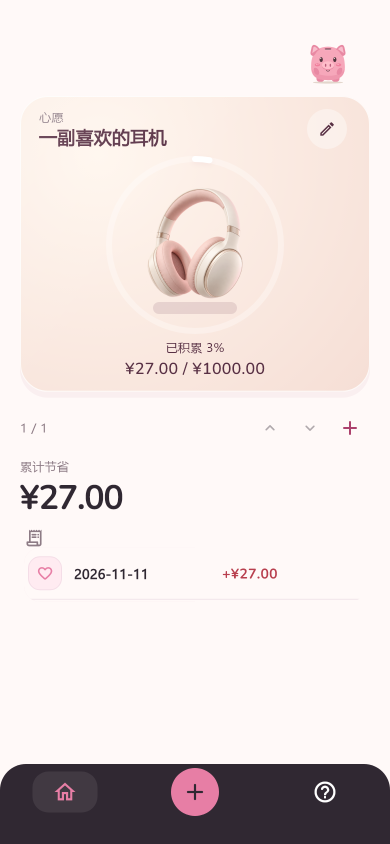
#> input picture website/assets/home.png, 780 x 1688 px, found by its file name (shown at 1/2 size)
$ python render.py
#> lines starting #> are read from the running program, lines starting #| are printed output that depends on the picture
"""独立宣传视频工程；只读取公开演示截图，不修改应用。"""
from pathlib import Path
import math, subprocess, wave, json
import numpy as np
from PIL import Image, ImageDraw, ImageFont, ImageFilter
import imageio_ffmpeg

ROOT = Path(__file__).resolve().parents[2]
OUT = Path(__file__).resolve().parent
W,H,FPS,DURATION = 720,1280,24,32
INK='#49343f'; MUTED='#927d87'; PINK='#d96691'; CREAM='#fffaf7'
font_path='C:/Windows/Fonts/msyh.ttc'
bold_path='C:/Windows/Fonts/msyhbd.ttc'
def font(n,b=False): return ImageFont.truetype(bold_path if b else font_path,n)
home=Image.open(ROOT/'docs/public/home.png').convert('RGB')
calc=Image.open(ROOT/'docs/public/calculator.png').convert('RGB')
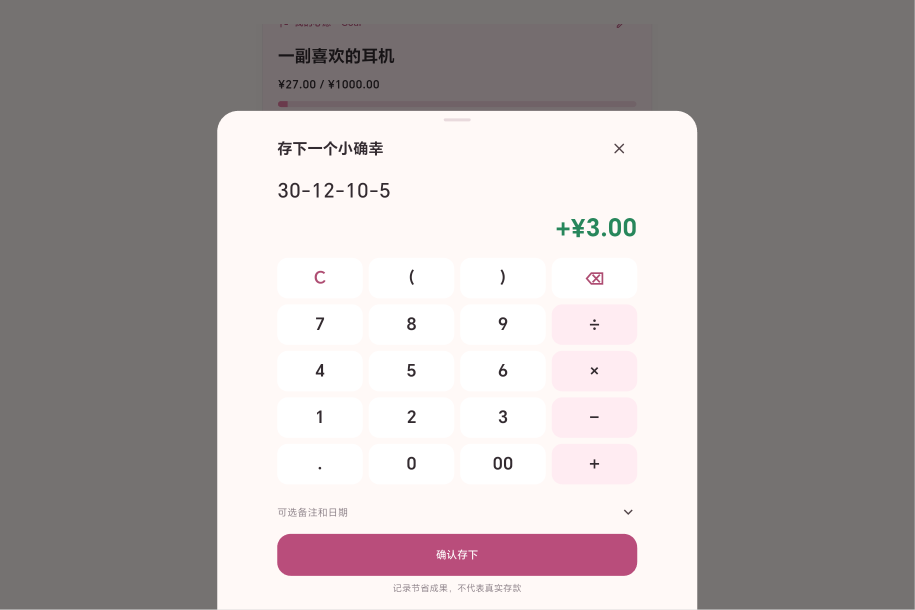
#> input picture docs/screenshots/calculator.png, 1829 x 1220 px, found by its file name (shown at 1/2 size)
pig=home.crop((601,72,710,177)).resize((320,308),Image.Resampling.LANCZOS)
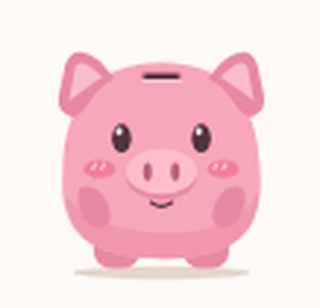
#> pig: PIL image 320x308 RGB; mean R, G, B 248.1, 213.7, 220.5
wish=home.crop((35,218,747,830))
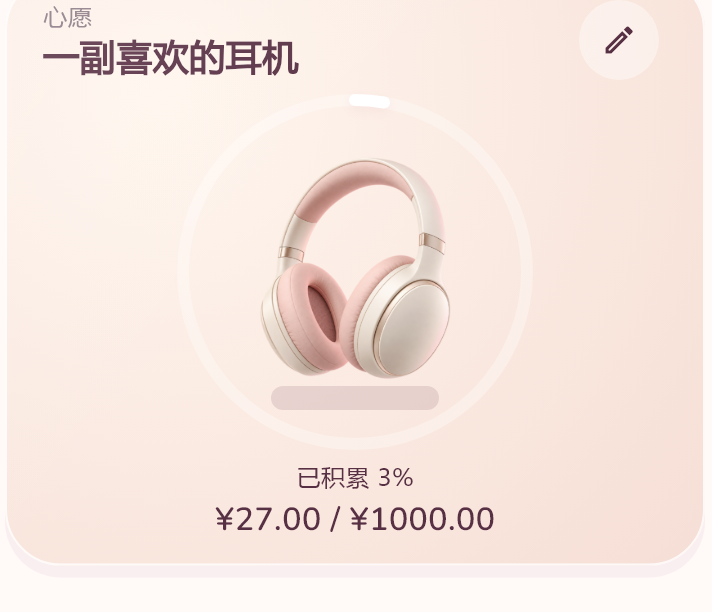
#> wish: PIL image 712x612 RGB; mean R, G, B 246.3, 230.7, 223.6
progress=home.crop((24,875,748,1247))
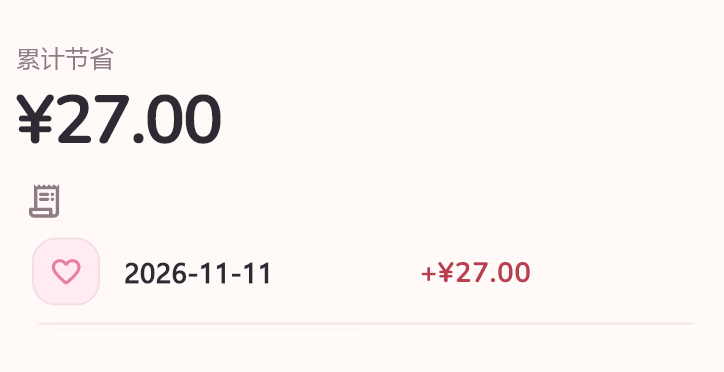
#> progress: PIL image 724x372 RGB; mean R, G, B 250.4, 243.6, 243.1

bg=Image.new('RGB',(W,H),CREAM)
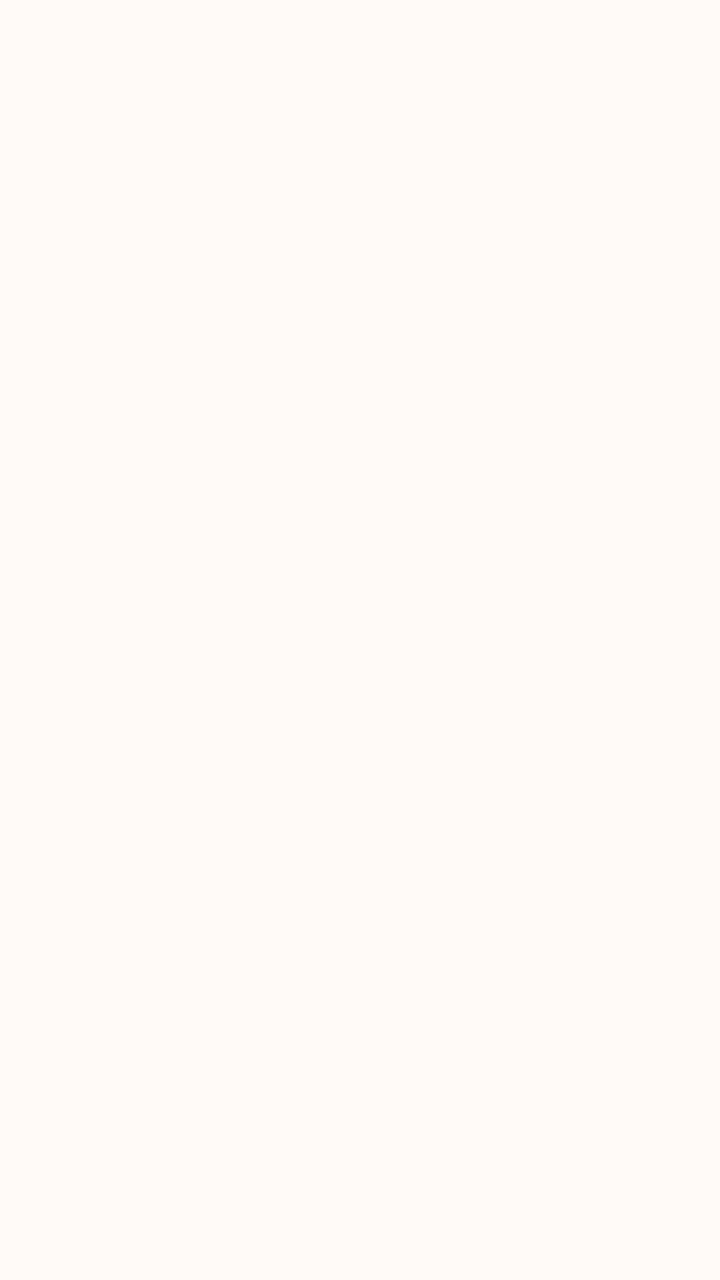
#> bg: PIL image 720x1280 RGB; mean R, G, B 255, 250, 247
glow=Image.new('RGBA',(W,H)); d=ImageDraw.Draw(glow)
#> after `glow = Image.new('RGBA', (W, H))`: glow: PIL image 720x1280 RGBA; every value is 0
d.ellipse((80,180,850,1000),fill=(249,196,209,105))
d.ellipse((-350,750,450,1500),fill=(249,218,187,90))
bg=Image.alpha_composite(bg.convert('RGBA'),glow.filter(ImageFilter.GaussianBlur(100))).convert('RGB')
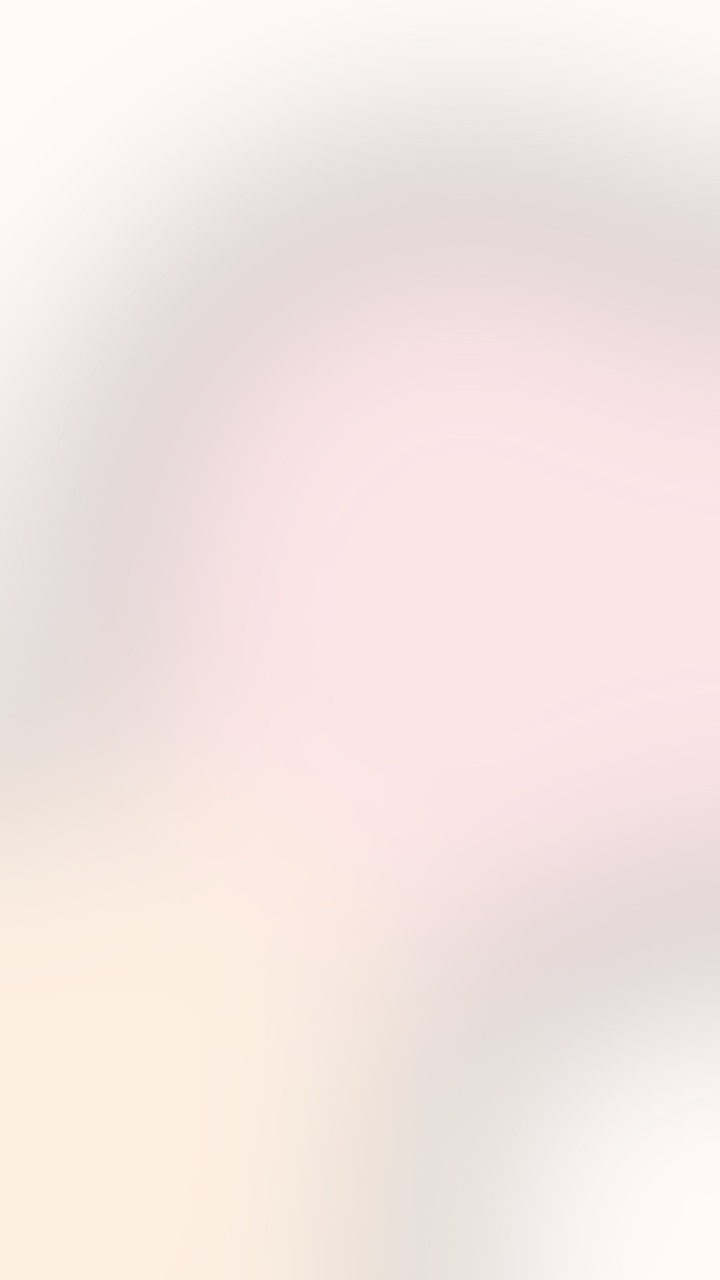
#> bg: PIL image 720x1280 RGB; mean R, G, B 243.9, 230.1, 227.5

# [12 lines left out: functions txt, rounded, card, not called in this run]
def ease(v): return 1-(1-max(0,min(1,v)))**3
def coin(im,x,y,r=20):
    dr=ImageDraw.Draw(im); dr.ellipse((x-r,y-r,x+r,y+r),fill='#efc777',outline='#dfb365',width=2)
    dr.line((x,y-r*.45,x,y+r*.45),fill='#fff2c9',width=3)
# [69 lines left out: functions base, phone, frame, not called in this run]

def audio():
    sr=44100; a=np.zeros((sr*DURATION,2),dtype=np.float64)
    def note(at,hz,length,vol,pan=0):
        n=int(length*sr); ts=np.arange(n)/sr
        env=(1-np.exp(-ts*45))*np.exp(-ts*2.1)*np.minimum(1,(length-ts)*8)
        tone=(np.sin(2*np.pi*hz*ts)+.20*np.sin(2*np.pi*hz*2*ts)+.06*np.sin(2*np.pi*hz*3*ts))*env*vol
        k=int(at*sr); n=min(n,len(a)-k)
        if n>0: a[k:k+n,0]+=tone[:n]*(1-pan*.3); a[k:k+n,1]+=tone[:n]*(1+pan*.3)
    # 原创 Cmaj7 / Am7 / Fmaj7 / Gsus 和弦分解及短旋律。
    chords=[[48,55,59,64],[45,52,55,60],[41,48,52,57],[43,50,55,60]]
    for beat in range(48):
        at=beat*2/3; chord=chords[(beat//6)%4]
        midi=chord[beat%4]; note(at,440*2**((midi-69)/12),1.8,.105,(-1)**beat)
        if beat%3==0: note(at,440*2**((chord[0]-12-69)/12),2,.055)
    for at,midi in [(1.33,76),(2,79),(4,76),(5.33,74),(8,72),(10,76),(12,79),(14,81),(16,79),(18,76),(20,74),(22,72),(24,76),(26,79),(28,76),(30,72)]:
        note(at,440*2**((midi-69)/12),1.6,.065,.3)
    fade=np.minimum(1,np.arange(len(a))/sr/1.2)*np.minimum(1,(len(a)-np.arange(len(a)))/sr/1.8)
    a*=fade[:,None]; a=np.tanh(a)*.8
    with wave.open(str(OUT/'original-score.wav'),'wb') as f:
        f.setnchannels(2); f.setsampwidth(2); f.setframerate(sr); f.writeframes((a*32767).astype('<i2').tobytes())

if __name__=='__main__':
    audio()
#> (the run stopped early here; a loop or call above may not have finished)
